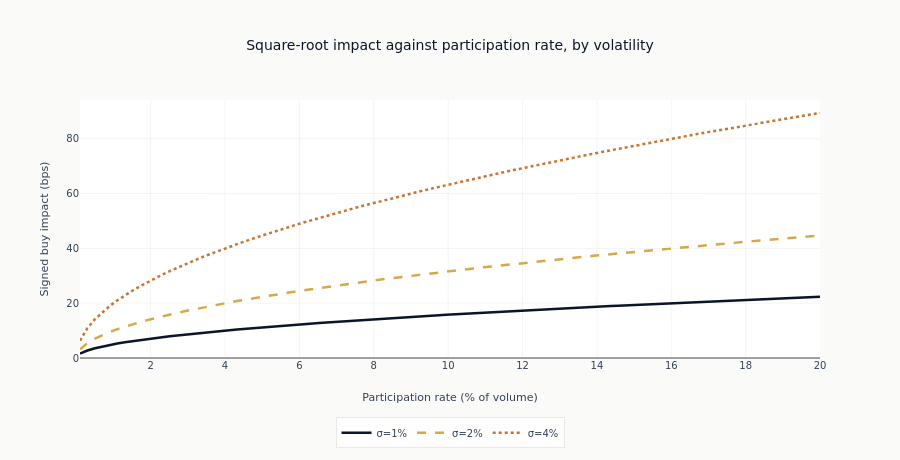

Notebook code for this chart:
### Markdown cell above
### Volatility Sets Scale

The coefficient is held at the library's default and only the volatility varies, so the three
curves differ by exactly the factor their volatilities differ by. This gets its own chart because
its vertical scale is not comparable with the power-law chart that follows.

### Code cell
volatility_fig = go.Figure()
VOLATILITY_COLORS = ml4t_palette(3, categorical=True)
vol_specs = (
    ("σ=1%", sqrt_impacts_low, VOLATILITY_COLORS[0], "solid"),
    ("σ=2%", sqrt_impacts_mid, VOLATILITY_COLORS[1], "dash"),
    ("σ=4%", sqrt_impacts_high, VOLATILITY_COLORS[2], "dot"),
)
for label, impacts, color, dash in vol_specs:
    volatility_fig.add_scatter(
        x=participation_rates * 100,
        y=[impact / price * 10000 for impact in impacts],
        mode="lines",
        name=label,
        line=dict(width=2.5, color=color, dash=dash),
    )
volatility_fig.update_layout(
    title="Square-root impact against participation rate, by volatility",
    xaxis_title="Participation rate (% of volume)",
    yaxis_title="Signed buy impact (bps)",
    height=460,
    legend=dict(orientation="h", y=-0.23, x=0.5, xanchor="center"),
    margin=dict(b=100),
)
volatility_fig.update_yaxes(rangemode="tozero")
show_plotly_with_alt(
    volatility_fig,
    "Three square-root impact curves, one per volatility, identical in shape and stacked in "
    "proportion to the volatility that scales them.",
)
